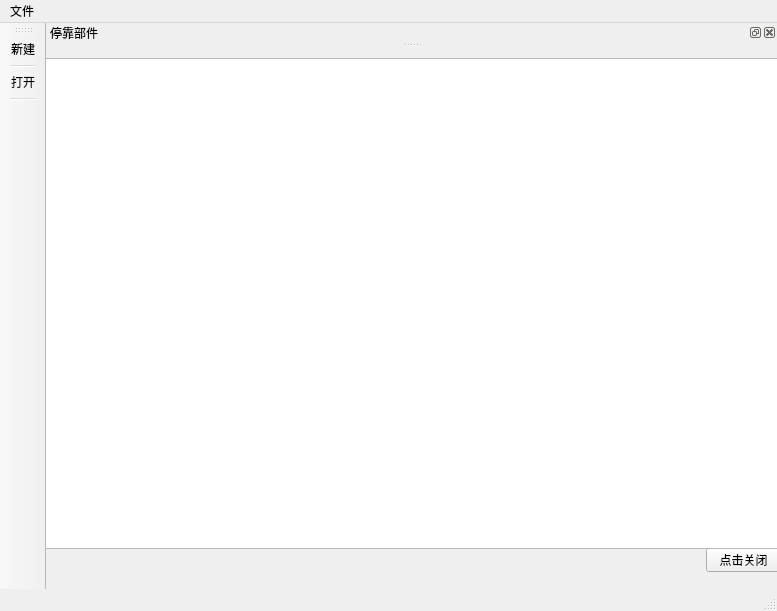
<?xml version="1.0" encoding="UTF-8"?>
<ui version="4.0">
 <class>MainWindow</class>
 <widget class="QMainWindow" name="MainWindow">
  <property name="geometry">
   <rect>
    <x>0</x>
    <y>0</y>
    <width>777</width>
    <height>611</height>
   </rect>
  </property>
  <property name="windowTitle">
   <string>MainWindow</string>
  </property>
  <property name="iconSize">
   <size>
    <width>30</width>
    <height>30</height>
   </size>
  </property>
  <property name="toolButtonStyle">
   <enum>Qt::ToolButtonFollowStyle</enum>
  </property>
  <widget class="QWidget" name="centralwidget">
   <widget class="QPushButton" name="pushButton">
    <property name="geometry">
     <rect>
      <x>660</x>
      <y>500</y>
      <width>75</width>
      <height>24</height>
     </rect>
    </property>
    <property name="text">
     <string>点击关闭</string>
    </property>
   </widget>
   <widget class="QTextEdit" name="textEdit">
    <property name="geometry">
     <rect>
      <x>-67</x>
      <y>10</y>
      <width>801</width>
      <height>491</height>
     </rect>
    </property>
   </widget>
  </widget>
  <widget class="QMenuBar" name="menubar">
   <property name="geometry">
    <rect>
     <x>0</x>
     <y>0</y>
     <width>777</width>
     <height>22</height>
    </rect>
   </property>
   <widget class="QMenu" name="menu">
    <property name="title">
     <string>文件</string>
    </property>
    <widget class="QMenu" name="menu_2">
     <property name="title">
      <string>最近打开的文件</string>
     </property>
     <addaction name="actionshuru"/>
    </widget>
    <addaction name="actionnew"/>
    <addaction name="actionopen"/>
    <addaction name="separator"/>
    <addaction name="menu_2"/>
   </widget>
   <addaction name="menu"/>
  </widget>
  <widget class="QStatusBar" name="statusbar"/>
  <widget class="QToolBar" name="toolBar">
   <property name="windowTitle">
    <string>toolBar</string>
   </property>
   <property name="allowedAreas">
    <set>Qt::LeftToolBarArea|Qt::RightToolBarArea|Qt::TopToolBarArea</set>
   </property>
   <attribute name="toolBarArea">
    <enum>LeftToolBarArea</enum>
   </attribute>
   <attribute name="toolBarBreak">
    <bool>false</bool>
   </attribute>
   <addaction name="actionnew"/>
   <addaction name="separator"/>
   <addaction name="actionopen"/>
   <addaction name="separator"/>
  </widget>
  <widget class="QDockWidget" name="dockWidget">
   <property name="windowTitle">
    <string>停靠部件</string>
   </property>
   <attribute name="dockWidgetArea">
    <number>4</number>
   </attribute>
   <widget class="QWidget" name="dockWidgetContents"/>
  </widget>
  <action name="actionnew">
   <property name="text">
    <string>新建</string>
   </property>
  </action>
  <action name="actionopen">
   <property name="text">
    <string>打开</string>
   </property>
  </action>
  <action name="actionshuru">
   <property name="text">
    <string>输入</string>
   </property>
  </action>
 </widget>
 <resources/>
 <connections>
  <connection>
   <sender>pushButton</sender>
   <signal>clicked()</signal>
   <receiver>MainWindow</receiver>
   <slot>close()</slot>
   <hints>
    <hint type="sourcelabel">
     <x>347</x>
     <y>253</y>
    </hint>
    <hint type="destinationlabel">
     <x>399</x>
     <y>299</y>
    </hint>
   </hints>
  </connection>
 </connections>
</ui>
